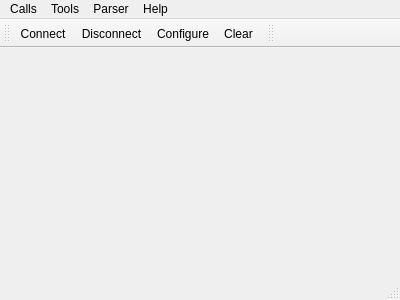
<?xml version="1.0" encoding="UTF-8"?>
<ui version="4.0">
 <class>MainWindow</class>
 <widget class="QMainWindow" name="MainWindow">
  <property name="geometry">
   <rect>
    <x>0</x>
    <y>0</y>
    <width>400</width>
    <height>300</height>
   </rect>
  </property>
  <property name="windowTitle">
   <string>HoneyMon</string>
  </property>
  <widget class="QWidget" name="centralWidget"/>
  <widget class="QMenuBar" name="menuBar">
   <property name="geometry">
    <rect>
     <x>0</x>
     <y>0</y>
     <width>400</width>
     <height>25</height>
    </rect>
   </property>
   <widget class="QMenu" name="menuCalls">
    <property name="title">
     <string>Calls</string>
    </property>
    <addaction name="actionConnect"/>
    <addaction name="actionDisconnect"/>
    <addaction name="separator"/>
    <addaction name="actionQuit"/>
   </widget>
   <widget class="QMenu" name="menuTools">
    <property name="title">
     <string>Tools</string>
    </property>
    <addaction name="actionConfigure"/>
    <addaction name="actionClear"/>
   </widget>
   <widget class="QMenu" name="menuHelp">
    <property name="title">
     <string>Help</string>
    </property>
    <addaction name="actionAbout"/>
    <addaction name="actionAboutQt"/>
   </widget>
   <widget class="QMenu" name="menuParser">
    <property name="title">
     <string>Parser</string>
    </property>
    <addaction name="actionBinary"/>
    <addaction name="actionAscii"/>
   </widget>
   <addaction name="menuCalls"/>
   <addaction name="menuTools"/>
   <addaction name="menuParser"/>
   <addaction name="menuHelp"/>
  </widget>
  <widget class="QToolBar" name="mainToolBar">
   <attribute name="toolBarArea">
    <enum>TopToolBarArea</enum>
   </attribute>
   <attribute name="toolBarBreak">
    <bool>false</bool>
   </attribute>
   <addaction name="actionConnect"/>
   <addaction name="actionDisconnect"/>
   <addaction name="actionConfigure"/>
   <addaction name="actionClear"/>
  </widget>
  <widget class="QStatusBar" name="statusBar"/>
  <widget class="QToolBar" name="toolBar">
   <property name="windowTitle">
    <string>toolBar</string>
   </property>
   <attribute name="toolBarArea">
    <enum>TopToolBarArea</enum>
   </attribute>
   <attribute name="toolBarBreak">
    <bool>false</bool>
   </attribute>
  </widget>
  <action name="actionAbout">
   <property name="text">
    <string>&amp;About</string>
   </property>
   <property name="toolTip">
    <string>About program</string>
   </property>
   <property name="shortcut">
    <string>Alt+A</string>
   </property>
  </action>
  <action name="actionAboutQt">
   <property name="text">
    <string>About Qt</string>
   </property>
  </action>
  <action name="actionConnect">
   <property name="icon">
    <iconset resource="honeymon.qrc">
     <normaloff>:/images/connect.png</normaloff>:/images/connect.png</iconset>
   </property>
   <property name="text">
    <string>C&amp;onnect</string>
   </property>
   <property name="toolTip">
    <string>Connect to serial port</string>
   </property>
   <property name="shortcut">
    <string>Ctrl+O</string>
   </property>
  </action>
  <action name="actionDisconnect">
   <property name="icon">
    <iconset resource="honeymon.qrc">
     <normaloff>:/images/disconnect.png</normaloff>:/images/disconnect.png</iconset>
   </property>
   <property name="text">
    <string>&amp;Disconnect</string>
   </property>
   <property name="toolTip">
    <string>Disconnect from serial port</string>
   </property>
   <property name="shortcut">
    <string>Ctrl+D</string>
   </property>
  </action>
  <action name="actionConfigure">
   <property name="icon">
    <iconset resource="honeymon.qrc">
     <normaloff>:/images/settings.png</normaloff>:/images/settings.png</iconset>
   </property>
   <property name="text">
    <string>&amp;Configure</string>
   </property>
   <property name="toolTip">
    <string>Configure serial port</string>
   </property>
   <property name="shortcut">
    <string>Alt+C</string>
   </property>
  </action>
  <action name="actionClear">
   <property name="icon">
    <iconset resource="honeymon.qrc">
     <normaloff>:/images/clear.png</normaloff>:/images/clear.png</iconset>
   </property>
   <property name="text">
    <string>C&amp;lear</string>
   </property>
   <property name="toolTip">
    <string>Clear data</string>
   </property>
   <property name="shortcut">
    <string>Alt+L</string>
   </property>
  </action>
  <action name="actionQuit">
   <property name="icon">
    <iconset resource="honeymon.qrc">
     <normaloff>:/images/application-exit.png</normaloff>:/images/application-exit.png</iconset>
   </property>
   <property name="text">
    <string>&amp;Quit</string>
   </property>
   <property name="shortcut">
    <string>Ctrl+Q</string>
   </property>
  </action>
  <action name="actionBinary">
   <property name="checkable">
    <bool>true</bool>
   </property>
   <property name="text">
    <string>Binary</string>
   </property>
  </action>
  <action name="actionAscii">
   <property name="checkable">
    <bool>true</bool>
   </property>
   <property name="text">
    <string>Ascii</string>
   </property>
  </action>
 </widget>
 <layoutdefault spacing="6" margin="11"/>
 <resources>
  <include location="honeymon.qrc"/>
 </resources>
 <connections/>
</ui>
